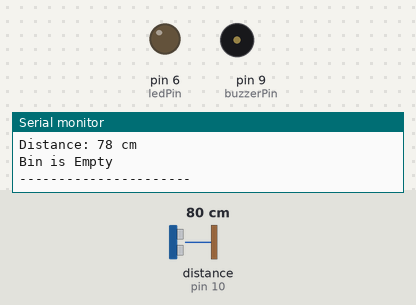
Recording of a sketch running on a simulated Arduino Uno, built with avr-gcc and run on an emulated ATmega328P. Parts: output pins drawn as LEDs (lit = HIGH), buzzer (waves = sounding), the last lines printed to the serial monitor. Wiring (inferred from the names in the program): ultrasonic range finder: trigger pin 7; echo pin 10. The test bench sets the inputs (shaded band); at power-on: distance to the obstacle (sensor on pin 10) 80 cm. The echo pulse lasts 58.3 µs per cm; pins used as bus, display or sensor lines are not drawn.

Above: at 1.8 s.
1.9 s: distance to the obstacle (sensor on pin 10) set to 24 cm
3.4 s: distance to the obstacle (sensor on pin 10) set to 20 cm
At 5.0 s:
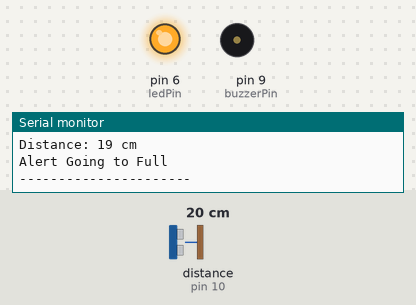
7.5 s: distance to the obstacle (sensor on pin 10) set to 35 cm
At 8.2 s:
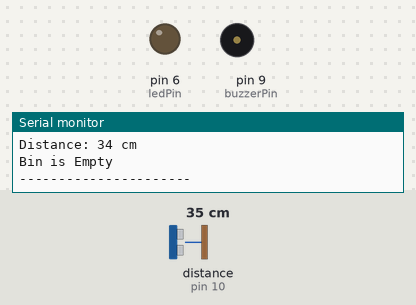
9.1 s: distance to the obstacle (sensor on pin 10) set to 18 cm
At 9.73 s:
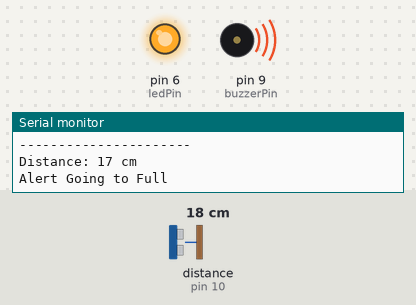
Timing chart, 0 to 14.2 s (numbered marks = the images above; inputs shaded):
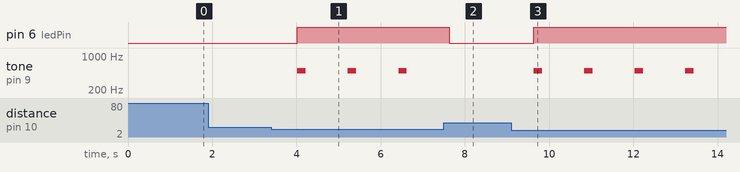

The sketch:

code4.ino
```cpp
int trigPin = 7;
int echoPin = 10;
int ledPin = 6;
int buzzerPin = 9;

long duration;
int distance;

void setup() {
  pinMode(trigPin, OUTPUT);
  pinMode(echoPin, INPUT);
  pinMode(ledPin, OUTPUT);
  pinMode(buzzerPin, OUTPUT);

  Serial.begin(9600);
}

void loop() {

  // Send ultrasonic pulse
  digitalWrite(trigPin, LOW);
  delayMicroseconds(2);

  digitalWrite(trigPin, HIGH);
  delayMicroseconds(10);
  digitalWrite(trigPin, LOW);

  // Measure echo
  duration = pulseIn(echoPin, HIGH);

  // Convert to cm
  distance = duration * 0.034 / 2;

  Serial.print("Distance: ");
  Serial.print(distance);
  Serial.println(" cm");

  // BIN FULL
  if(distance < 10) {

    Serial.println("Bin is Full");

    digitalWrite(ledPin, HIGH);

    tone(buzzerPin, 1000);  // 1000 Hz sound
  }

  // BIN HALF
  else if(distance >= 10 && distance <= 20) {

    Serial.println("Alert Going to Full");

    digitalWrite(ledPin, HIGH);

    tone(buzzerPin, 500);   // Slower warning sound
    delay(200);
    noTone(buzzerPin);
  }

  // BIN EMPTY
  else {

    Serial.println("Bin is Empty");

    digitalWrite(ledPin, LOW);
    noTone(buzzerPin);
  }

  Serial.println("----------------------");
  delay(1000);
}
```

Measured:
- the behaviour switches between 22 and 21 cm on distance to the obstacle (sensor on pin 10) (found by bisection; images 0 and 1)
- after the input at 3.4 s, pin 6 (ledPin): LOW → HIGH after 0.62 s; tone on pin 9 (buzzerPin): alternates 500 Hz for 0.20 s and silent for 1.0 s, starting after 0.62 s
- after the input at 7.5 s, pin 6 (ledPin): HIGH → LOW after 0.13 s; tone on pin 9 (buzzerPin): stops changing and stays silent
- after the input at 9.1 s, pin 6 (ledPin): LOW → HIGH after 0.53 s; tone on pin 9 (buzzerPin): alternates 500 Hz for 0.20 s and silent for 1.0 s, starting after 0.53 s
